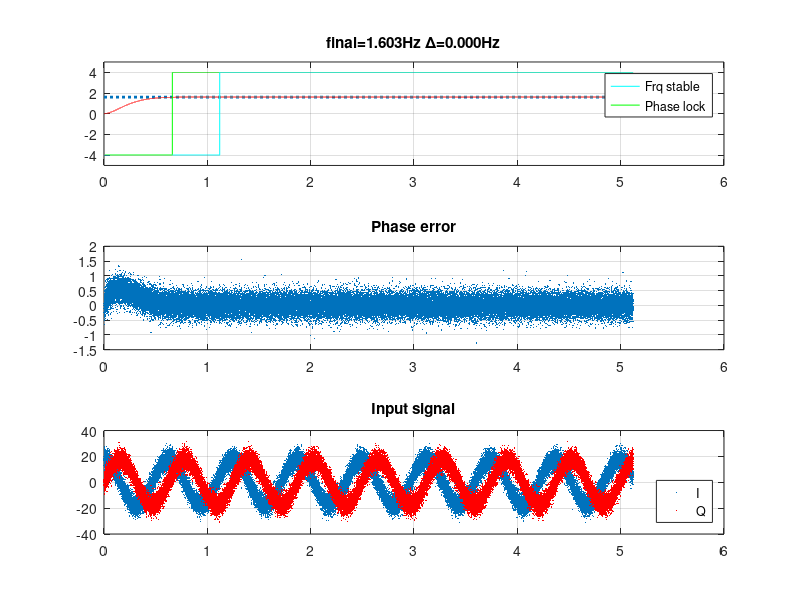

Source code (MATLAB):
clc;
clear;

%% stimulus params
FS = 12e3; % sampling rate
N = 65536-4096;
F = rand()*6-3; % freq offset
PHI = 2*pi*rand(); % phase
SNR = 10;

%% pll params
LB = 1; % loop bandwidth in hz
DF = sqrt(2)/2; % damping factor
G = 3; % gain

beta = 2*DF*2*pi*LB/FS - (2*pi*LB)^2 / (FS^2*G); % proportional
alpha = (2*pi*LB)^2/(FS*G); % integral

%% sim
t = (0:N-1).'/FS;
x = awgn(exp(1j*2*pi*F.*t+PHI), SNR, 'measured');
y = ones(N, 1);
f = zeros(N, 1);
phi = zeros(N, 1);
lock = false(N, 1);
stable = false(N, 1);
delta = zeros(N, 1);

mav0 = 1024*ones(32, 1);
mav1 = 1024*ones(32, 1);

for i = 1:N
    delta(i) = atan2(imag(x(i)/y(i)), real(x(i)/y(i))); % phase detector
    
    if mod(i-1, 256)==0
        mav0 = [delta(i); mav0(1:31)];
        if mav0(32)~=1024
            phistdd = std(mav0);
            if phistdd<pi/9
                lock(i) = true;
            end
        end
    elseif i>1
        lock(i) = lock(i-1);
    end

    if mod(i-1, 256)==127
        mav1 = [f(i); mav1(1:31)];
        if mav1(32)~=1024
            fstdd = std(mav1);
            if fstdd<0.04
                stable(i) = true;
                final = mean(mav1);
            end
        end
    elseif i>1
        stable(i) = stable(i-1);
    end

    if i<N
        f(i+1) = f(i) + beta*delta(i);
        phi(i+1) = phi(i) + alpha*delta(i) + 2*pi*f(i+1)/FS;
        while phi(i+1)>pi
            phi(i+1) = phi(i+1)-2*pi;
        end
        while phi(i+1)<-pi
            phi(i+1) = phi(i+1)+2*pi;
        end
        y(i+1) = exp(1j*phi(i+1));
    end
end

%%
clf;
subplot(311);
plot([0, t(N)], [F, F], ':', 'linewidth', 2);
hold on;
plot(t, f, 'r');
plot(t, lock*8-4, 'g', 'displayname', 'Phase lock');
plot(t, stable*8-4, 'c', 'displayname', 'Frq stable');
hold off;
ylim([-5,5]);
grid on;
title(sprintf('final=%.3fHz \\Delta=%.3fHz',final, abs(final-F)));
labelled = findobj(gca, 'Type', 'line', '-not', 'DisplayName', '');
legend(labelled, 'location', 'best');

subplot(312);
plot(t, delta, '.', 'markersize', 1);
grid on;
title('Phase error');

subplot(313);
plot(t, real(x), '.', 'markersize', 1);
hold on;
plot(t, imag(x), 'r.', 'markersize', 1);
hold off;
grid on;
title('Input signal');
legend('I', 'Q', 'location', 'southeast');
